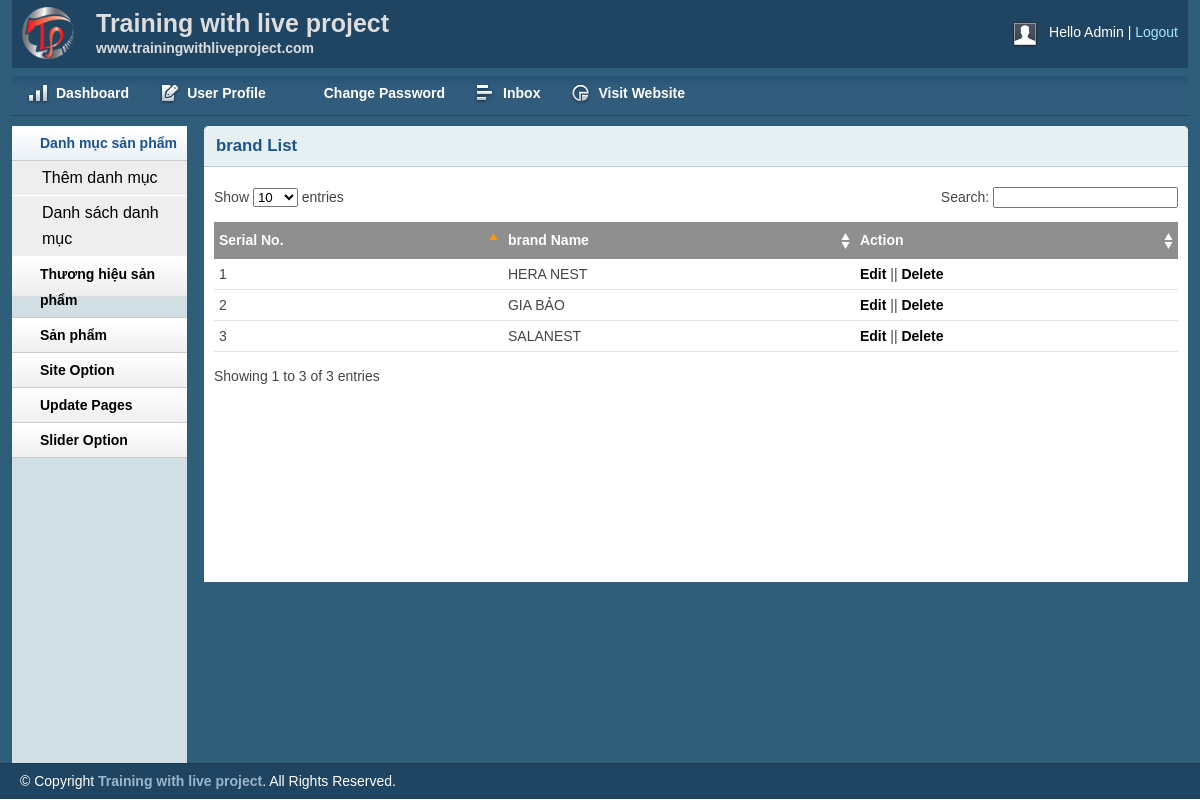
Page /admin/brandlist.php (signed in) on the committed database.
### tables this page shows
CREATE TABLE `tbl_brand` (
  `brand_id` int(50) NOT NULL,
  `brand_name` varchar(255) NOT NULL
);

### lib/database.php (called while the page is built, shortened)
<?php
class Database{
   public $host   = DB_HOST;
   public $user   = DB_USER;
   public $pass   = DB_PASS;
   public $dbname = DB_NAME;
   public $link;
private function connectDB(){
   $this->link = new mysqli($this->host, $this->user, $this->pass,
    $this->dbname);
 }
public function select($query){
  $result = $this->link->query($query) or
   die($this->link->error.__LINE__);
  if($result->num_rows > 0){
    return $result;
  } else {
    return false;
  }
 }
}
?>

### classes/brand.php (called while the page is built, shortened)
<?php
    $filepath = realpath(dirname(__FILE__));
    include_once ($filepath. '/../lib/database.php');
?>
<?php
    class brand {
        private $db;
        public function __construct() {
            $this->db = new Database();
        }
        public function show_brand(){
            $query = "SELECT * FROM tbl_brand ORDER BY brand_id DESC";
            $result = $this->db->select($query);
            return $result;
        }
    }
?>

### admin/brandlist.php (the view, shortened to what this page needs)
<?php include 'inc/header.php';?>
<?php include 'inc/sidebar.php';?>
<?php include '../classes/brand.php';?>
<?php
	$brand = new brand();
?>
        <div class="grid_10">
            <div class="box round first grid">
                <h2>brand List</h2>
                <div class="block">
                    <table class="data display datatable" id="example">
					<thead>
						<tr>
							<th>Serial No.</th>
							<th>brand Name</th>
							<th>Action</th>
						</tr>
					</thead>
					<tbody>
						<?php
							$show_brand = $brand->show_brand();
							if($show_brand){
								$i=0;
								while($result = $show_brand->fetch_assoc()){
								$i++;
						?>
						<tr class="odd gradeX">
							<td><?php echo $i ?></td>
							<td><?php echo $result['brand_name'] ?></td>
							<td><a href="brandedit.php?brandid=<?php echo $result['brand_id'] ?>">Edit</a> || <a href="?delid=<?php echo $result['brand_id'] ?>" onclick="return confirm('bạn có muốn xoá không?')">Delete</a></td>
						</tr>
						<?php }} ?>
					</tbody>
				</table>
               </div>
            </div>
        </div>
<?php include 'inc/footer.php';?>

### admin/css/layout.css (style rules this page uses)
body { background: #fff none repeat scroll 0 0; color: #444; font-size: 14px; padding: 0; }
a { color: #000; font-weight:bold; text-decoration: none; }
h1, h2, h3, h4, h5, h6 { line-height:1.2em; margin-bottom:.3em; }
h2 { margin-top:1em; }
.box { background:#fff; margin-bottom:20px; padding:10px 10px 10px 10px; margin-left:-8px; }
.box.grid { padding-bottom:40px; }
.box.round { -moz-border-radius: 5px 5px 0px 0px; -webkit-border-radius: 5px 5px 0px 0px; border-radius: 5px 5px 0px 0px; }
.box h2 { font-size:1.2em; font-weight:bold; color:#1B548D; background:#E6F0F3; margin:-10px -10px 0 -10px; padding:10px 12px; border-bottom:1px solid #B3CBD6; -moz-border-radius: 5px 5px 0px 0px; -webkit-border-radius: 5px 5px 0px 0px; border-radius: 5px 5px 0px 0px; }
.box.first { min-height: 406px; }
.block { padding-top:20px; }
.block { padding-bottom:1px; }
table.display { margin: 0 auto; clear: both; width: 100%; }
.sorting_asc { background: #8f8f8f url(../img/table/sort_asc.png) no-repeat center right; padding:8px 5px; text-align:left; color:#fff; }
.sorting { background:#8f8f8f url(../img/table/sort_both.png) no-repeat center right; padding:8px 5px; text-align:left; color:#fff; }
tr.odd { height: 30px; line-height: 30px; border-bottom:1px solid #e6e6e6; }
tr.even { height: 30px; line-height: 30px; border-bottom:1px solid #e6e6e6; }
tr.odd td, tr.even td { padding-left:5px; }

### rows in the picture
tbl_brand: brand_name "HERA NEST"
tbl_brand: brand_name "GIA BẢO"
tbl_brand: brand_name "SALANEST"
